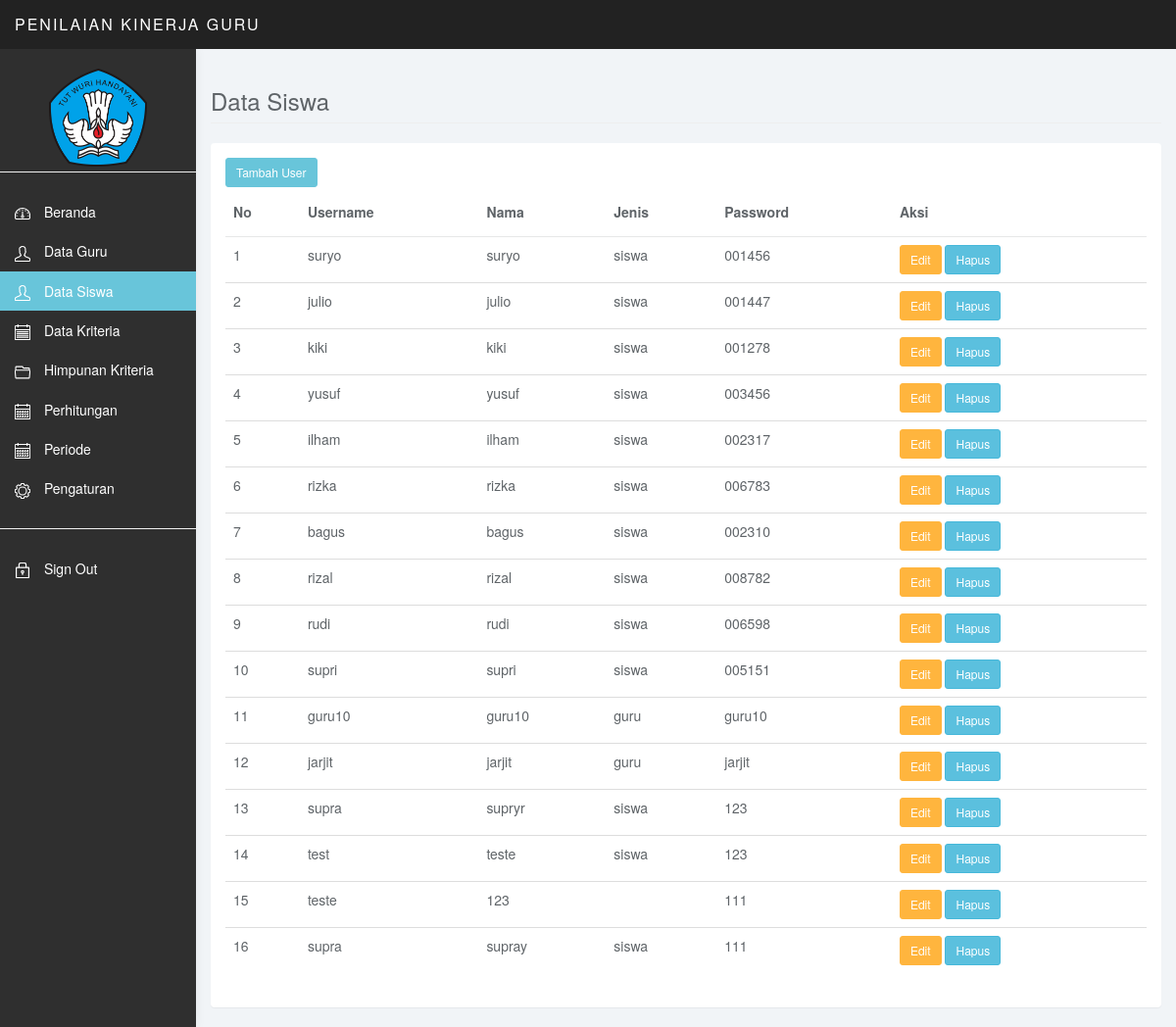
Page /admin/index.php?ap=siswa&view=1 (signed in) on the committed database.
### tables this page shows
CREATE TABLE `user` (
  `id_user` int(11) NOT NULL,
  `jenis` varchar(30) NOT NULL,
  `username` varchar(30) NOT NULL,
  `password` varchar(30) NOT NULL,
  `nama` varchar(30) NOT NULL
);

### admin/aplikasi/siswa/index.php (the view, shortened to what this page needs)
<div class="row">
      <div class="col-lg-12">
        <h3 class="page-header"><a style="color:#5f6468 !important;text-decoration:none;" href="?ap=siswa">Data Siswa</a></h3>
      </div>
    </div>
<?php
if (isset($_GET['view'])) {
  if ($_GET['view']==1) {
?>
      <div class="row">
      <div class="col-md-12">
        <div class="panel panel-default">
          <div class="panel-body">
      <a href="?ap=siswa&user=1" class="btn btn-primary btn-sm" >Tambah User</a>
            <table class="table">
                <thead>
                <tr>
                <th>No</th>
                <th>Username</th>
                <th>Nama</th>
                <th>Jenis</th>
                <th>Password</th>
                <th>Aksi</th>
                </tr>
                </thead>
                <tbody>
                <?php
                $no=0;
              $query = "select * from user";
              $hasil = mysql_query($query) or die("");
              while ($data = mysql_fetch_array($hasil)) {
                $no++;
              ?>
              <tr>
                <td><?php echo "".$no; ?></td>
                <td><?php echo $data['username']; ?></td>
                <td><?php echo $data['nama']; ?></td>
                <td><?php echo $data['jenis']; ?></td>
                <td><?php echo $data['password']; ?></td>
                <?php echo '<td style="color:white;"><a style="color:white;" href=?ap=siswa&useredit='.$data['id_user'].' class="btn btn-warning btn-sm" id="btn-todo">Edit</a>';?>
                <?php echo '<a button class = "btn btn-info btn-sm" id="btn-todo" href=?ap=siswa&userhapus='.$data['id_user'].'>Hapus'?></td>
              <?php
              }
              ?>
              </tr>
              </tbody>
            </table>
          </div>
        </div>
      </div>
    </div>
<?php
  }
}
?>

### admin/css/styles.css (style rules this page uses)
body { background: #f1f4f7; padding-top: 50px; color: #5f6468; }
a, a:hover, a:focus { color: #F24464; }
h1, h2, h3, h4, h5, h6 { color: #5f6468; }
h3, h4 { font-weight: 300; }
.btn-primary, .btn-primary:hover, .btn-primary:focus, .btn-primary:active, .btn-primary.active, .open > .dropdown-toggle.btn-primary, .btn-primary.disabled, .btn-primary[disabled], fieldset[disabled] .btn-primary, .btn-primary.disabled:hover, .btn-primary[disabled]:hover, fieldset[disabled] .btn-primary:hover, .btn-primary.disabled:focus, .btn-primary[disabled]:focus, fieldset[disabled] .btn-primary:focus, .btn-primary.disabled:active, .btn-primary[disabled]:active, fieldset[disabled] .btn-primary:active, .btn-primary.disabled.active, .btn-primary[disabled].active, fieldset[disabled] .btn-primary.active { background-color: #F24464; border-color: #F24464; }
.btn-warning, .btn-warning:hover, .btn-warning:focus, .btn-warning:active, .btn-warning.active, .open > .dropdown-toggle.btn-warning, .btn-warning.disabled, .btn-warning[disabled], fieldset[disabled] .btn-warning, .btn-warning.disabled:hover, .btn-warning[disabled]:hover, fieldset[disabled] .btn-warning:hover, .btn-warning.disabled:focus, .btn-warning[disabled]:focus, fieldset[disabled] .btn-warning:focus, .btn-warning.disabled:active, .btn-warning[disabled]:active, fieldset[disabled] .btn-warning:active, .btn-warning.disabled.active, .btn-warning[disabled].active, fieldset[disabled] .btn-warning.active { background-color: #ffb53e; border-color: #ffb53e; }
.panel { border: 0; }
.table { background: #fff; }
.table>thead>tr>th { border-bottom: 1px solid #e6e7e8; vertical-align: middle; height: 50px; }

### admin/index.php (style rules this page uses)
.btn-primary { background: #68c5da !important; border-color: #68c5da !important; }
a, a:hover, a:focus { color: white !important; }

### rows in the picture
user: username "suryo", nama "suryo", jenis "siswa", password "001456"
user: username "julio", nama "julio", jenis "siswa", password "001447"
user: username "kiki", nama "kiki", jenis "siswa", password "001278"
user: username "yusuf", nama "yusuf", jenis "siswa", password "003456"
user: username "ilham", nama "ilham", jenis "siswa", password "002317"
user: username "rizka", nama "rizka", jenis "siswa", password "006783"
user: username "bagus", nama "bagus", jenis "siswa", password "002310"
user: username "rizal", nama "rizal", jenis "siswa", password "008782"
user: username "rudi", nama "rudi", jenis "siswa", password "006598"
user: username "supri", nama "supri", jenis "siswa", password "005151"
user: username "guru10", nama "guru10", jenis "guru", password "guru10"
user: username "jarjit", nama "jarjit", jenis "guru", password "jarjit"
user: username "supra", nama "supryr", jenis "siswa", password "123"
user: username "test", nama "teste", jenis "siswa", password "123"
user: username "teste", nama "123", password "111"
user: username "supra", nama "supray", jenis "siswa", password "111"
